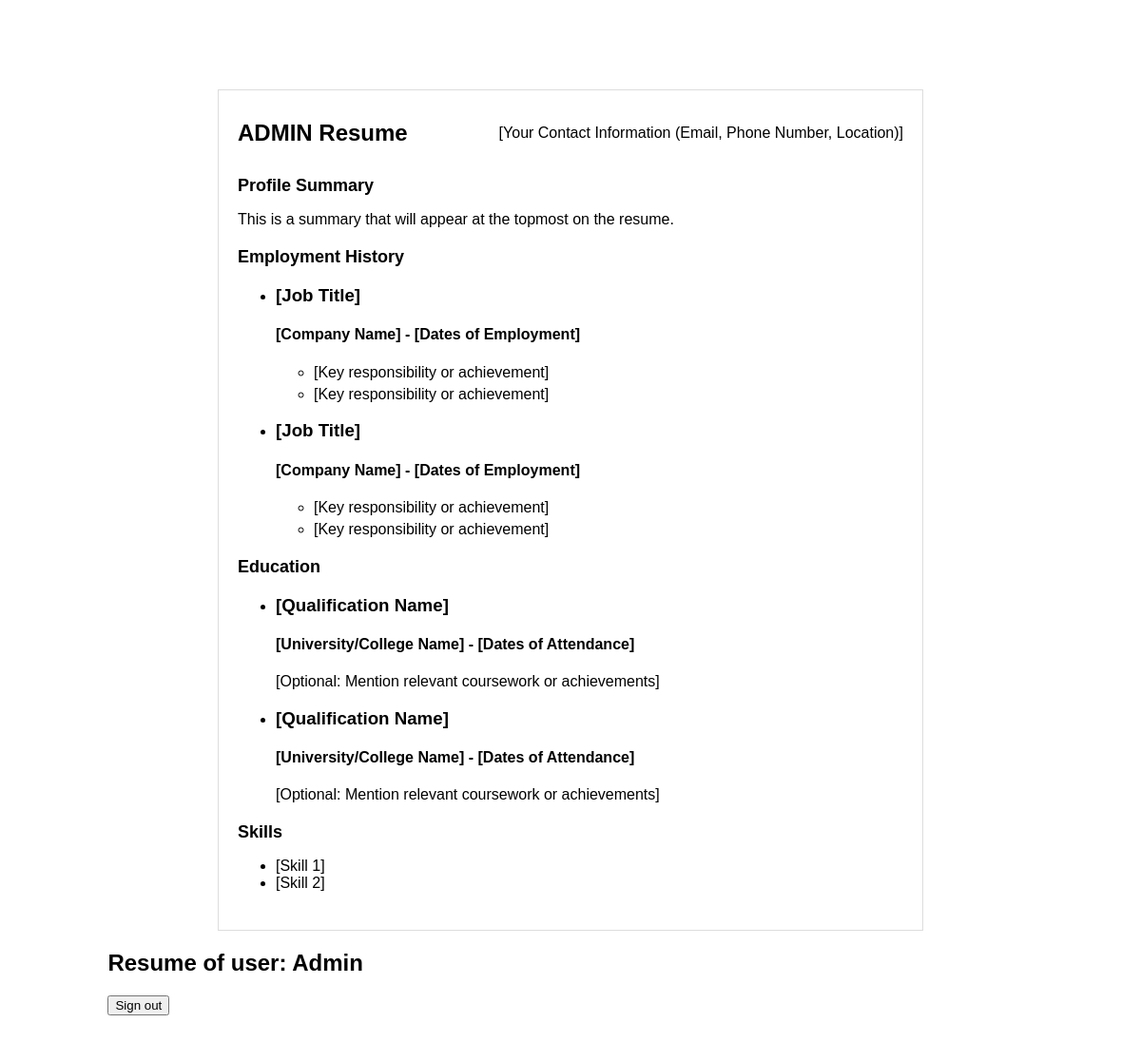
The app's page /resumes/616a98c9-839b-4fe7-9fae-1a37a70de9a8 (signed in) with its own data.
### resumes/models.py (models this page shows, shortened)
class Resume(models.Model):
    unique_id = models.UUIDField(default=uuid.uuid4, editable=False, unique=True)
    name = models.CharField(verbose_name='name', max_length=100, blank=True)
    candidate = models.ForeignKey(User, verbose_name='Candidate', on_delete=models.SET_NULL, blank=True, null=True)
    slug = models.SlugField(verbose_name='slug', null=True, blank=True)
    description = models.TextField(verbose_name='Description', null=True, blank=True)
    summary = models.TextField(verbose_name='Summary', null=True, blank=True)
    education = models.PositiveSmallIntegerField('Educational qualifications (recent N, 0 for none)', default=0)
    include_address = models.BooleanField(verbose_name='Include Address', default=True)
    include_contact_number = models.BooleanField(verbose_name='Include Contact Number', default=True)
    include_email_id = models.BooleanField(verbose_name='Include Email ID', default=True)
    target_company = models.ManyToManyField(Company, verbose_name='Target Companies')
    skill = models.ManyToManyField(Skill, verbose_name='Skills')

### resumes/views.py (the view)
# urls.py: path('<slug>', views.resume, name='resume'),
@login_required(login_url = 'accounts:login')
def resume(request, slug):
    resume = Resume.objects.get(slug=slug)
    print(resume.candidate)
    context = {
        'resume': resume
    }
    return render(request, 'resumes/resume.html', context)

### frontend/templates/resumes/resume.html (shortened to what this page needs)
<!DOCTYPE html>
<html lang="en">
<head>
</head>
<body>
      <div class="container">
        <header class="header">
          <h1>{{ resume.candidate | upper }} Resume</h1>
          <div class="contact-info">
            <p>[Your Contact Information (Email, Phone Number, Location)]</p>
          </div>
        </header>
        <section class="section">
          <h2>Profile Summary</h2>
          <p>{{resume.summary}}</p>
        </section>
        <section class="section experience">
          <h2>Employment History</h2>
          <ul>
            <li>
              <h3>[Job Title]</h3>
              <h4>[Company Name] - [Dates of Employment]</h4>
              <ul>
                <li>[Key responsibility or achievement]</li>
                <li>[Key responsibility or achievement]</li>
              </ul>
            </li>
            <li>
              <h3>[Job Title]</h3>
              <h4>[Company Name] - [Dates of Employment]</h4>
              <ul>
                <li>[Key responsibility or achievement]</li>
                <li>[Key responsibility or achievement]</li>
              </ul>
            </li>
          </ul>
        </section>
        <section class="section education">
          <h2>Education</h2>
          <ul>
            <li>
              <h3>[Qualification Name]</h3>
              <h4>[University/College Name] - [Dates of Attendance]</h4>
              <p>[Optional: Mention relevant coursework or achievements]</p>
            </li>
            <li>
              <h3>[Qualification Name]</h3>
              <h4>[University/College Name] - [Dates of Attendance]</h4>
              <p>[Optional: Mention relevant coursework or achievements]</p>
            </li>
          </ul>
        </section>
        <section class="section skills">
          <h2>Skills</h2>
          <ul>
            <li>[Skill 1]</li>
            <li>[Skill 2]</li>
          </ul>
        </section>
      </div>
  <h2>Resume of user: {{user}}</h2>
  <form action="{% url 'accounts:logout' %}" method="post">
    <button class="dropdown-item" type="submit">Sign out</button>
  </form>
</body>
</html>

### frontend/templates/resumes/resume.html (style rules this page uses)
body { font-family: Arial, sans-serif; margin: 0; margin: 2.5cm 3cm 2cm 3cm; }
.container { width: 700px; margin: 0 auto; padding: 20px; border: 1px solid #ddd; }
.header { display: flex; justify-content: space-between; align-items: center; margin-bottom: 20px; }
.header h1 { font-size: 24px; margin: 0; }
.contact-info { text-align: right; }
.section { margin-bottom: 20px; }
.section h2 { font-size: 18px; margin-bottom: 5px; }
.experience, .education { margin-top: 0; }
.experience li, .education li { margin-bottom: 5px; }

### records on screen
Resume: candidate "ADMIN", summary "This is a summary that will appear at the topmost on the resume."

### other values on screen
{{ user }} "Admin"
